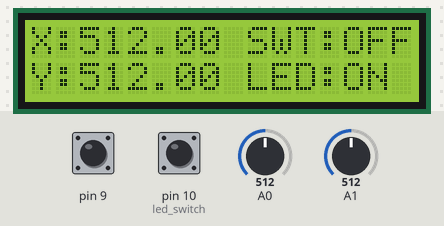
Bench run of a sketch on a simulated Arduino Uno, built with avr-gcc and run on an emulated ATmega328P. On the bench: 16×2 character LCD. Inputs (shaded band) come from the test bench; at power-on: pin 9 HIGH, pin 10 (led_switch) HIGH, A0 = 512, A1 = 512.

Above: at 2.2 s.
2.3 s: pin 9 pulled LOW for 0.15 s
At 2.38 s:
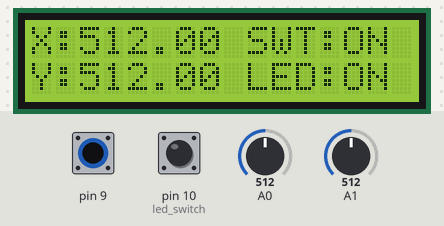
3.9 s: pin 10 (led_switch) pulled LOW for 0.15 s
At 3.97 s:
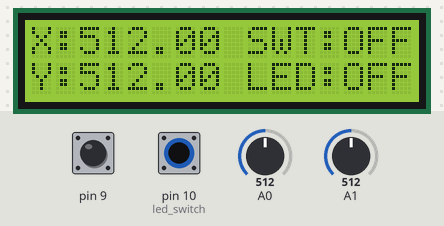
5.5 s: A0 set to 716
At 6.2 s:
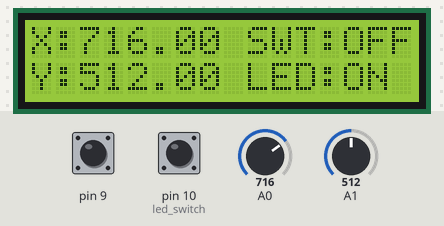
7.0 s: A1 set to 716
At 8.2 s:
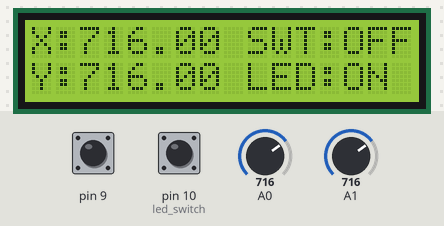
8.5 s: pin 9 pulled LOW for 1 s
At 9.3 s:
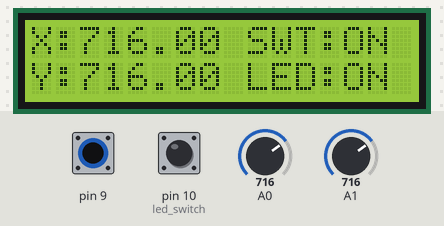
11.0 s: pin 10 (led_switch) pulled LOW for 1 s
At 11.3 s:
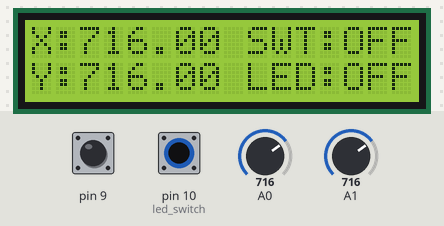
Timing chart, 0 to 14.0 s (numbered marks = the images above; inputs shaded):
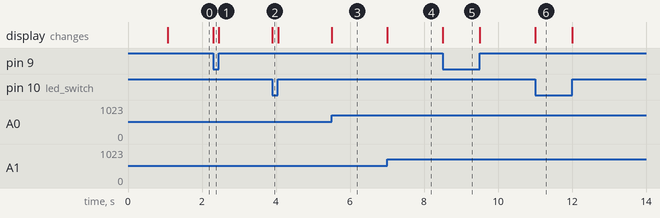

The sketch:

sketch_jun14a_twin_warikomi.ino
```cpp
/*

  割り込みピンの割り当ての時間だオラァ!

  割り込みピンの割り当てについて
  割込ソース: 割込ピン
  　PCI0: PCINT0～7(PB0(D8),1(D9),2(D10),3(D11),4(D12),5(D13),6(なし),7(なし))
  　PCI1: PCINT8～15(PC0(A0),1(A1),2(A2),3(A3),4(A4),5(A5),6(RESET),7(欠番）))
  　PCI2: PCINT16～23(PD0(D0),1(D1),2(D2),3(D3),4(D4),5(D5),6(D6),7(D7))
  D9はPCI0

  流れ：ピン変化割り込みをピンXで行う

          PCICRを0にする(割り込みピンを初期化)
          PCMSK0~2を初期化
          ピン変化割り込みマスクレジスタPCMSK0~2(Xに対応)のPCINTXを1にする
          次にPCICR0~2を1にする

         例えばPD4=PCINT20(ArduinoではD4)では

          PCICR=0;
          PCMSK0=0;
       　 PCMSK1=0;
          PCMSK2=1<<(20-16);又は　PCMSK2 |=(1<<PCINT20);
          PCICR=1<<2;又は　PCICR |=(1<<PCIE2);　//

          の様に書く


  割り込みハンドルの書き方
    ISR(PCINT2_vect(hardware/tools/avr/avr/include/avr/iom328p.hを参照，))
  {
    // Interrupt Handling
  }


*/

//#include<avr/interrupt.h>

#include <LiquidCrystal.h>

LiquidCrystal lcd(2, 3, 4, 5, 6, 7 );

boolean stick_switch();
volatile boolean R3 = false;
volatile boolean led = false;

ISR(PCINT0_vect) {
  R3 = stick_switch();
  led = led_switch();
}

void setup() {
  // put your setup code here, to run once:
  PCICR = 0;
  PCMSK0 = 0;
  PCMSK1 = 0;
  PCMSK2 = 0;
  PCMSK0 |= ((1 << PCINT1) | (1 << PCINT2));  // D9,D10ピンからのピンチェンジ割込みを使う
  PCICR  |= (1 << PCIE0);                     // PCIE0グループからの割込み許可

  //Serial.begin(9600);

  lcd.begin(16, 2);
  lcd.print("Hello,World!");
  delay(1000);
  lcd.clear();

  /*pinMode(10,INPUT);
    pinMode(11,INPUT);*/
  pinMode(9, INPUT_PULLUP);
  pinMode(10, INPUT_PULLUP);

}

void loop() {
  // put your main code here, to run repeatedly:
  double  x = analogRead(0);
  double  y = analogRead(1);
  lcd.setCursor(0, 0);
  lcd.print("X:");
  lcd.setCursor(2, 0);
  lcd.print(x);
  lcd.setCursor(0, 1);
  lcd.print("Y:");
  lcd.setCursor(2, 1);
  lcd.print(y);
  lcd.setCursor(9, 0);
  lcd.print("SWT:");
  lcd.setCursor(13, 0);
  if (R3 == true) {
    lcd.print("ON ");
  }
  else {
    lcd.print("OFF");
  }
  lcd.setCursor(9, 1);
  lcd.print("LED:");
  lcd.setCursor(13, 1);
  if (led == true) {
    lcd.print("ON ");
  }
  else {
    lcd.print("OFF");
  }

}

boolean stick_switch() {
  if (digitalRead(9) == LOW) {
    return true;
  }
  else {
    return false;
  }
}

boolean led_switch() {
  if (digitalRead(10) == HIGH) {
    return true;
  }
  else {
    return false;
  }
}
```

Measured:
- after the input at 2.3 s, the display: changes at once (image 1)
- after the input at 3.9 s, the display: changes at once (image 2)
- after the input at 5.5 s, the display: changes at once (image 3)
- after the input at 7.0 s, the display: changes at once (image 4)
- after the input at 8.5 s, the display: changes at once (image 5)
- after the input at 11.0 s, the display: changes at once (image 6)
